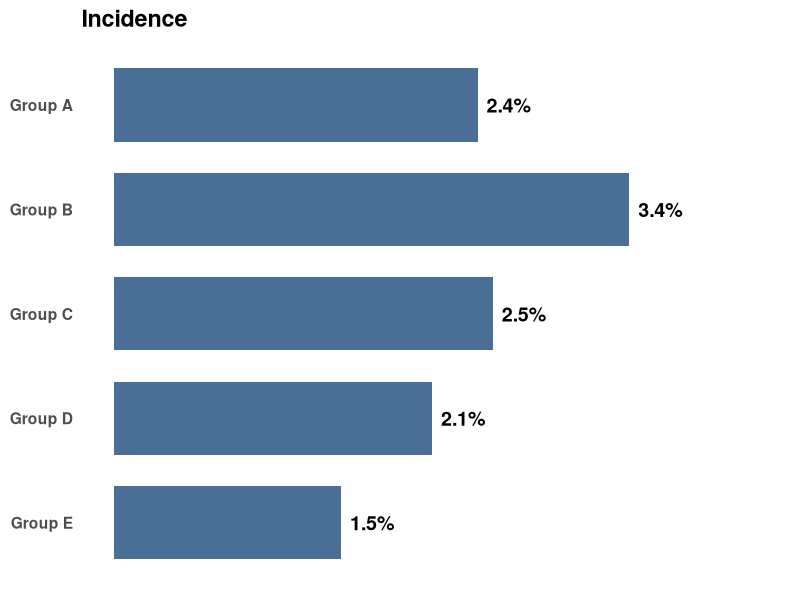

Source code (R):
# =============================
# 1. Load package
# =============================
library(ggplot2)

# =============================
# 2. Example data
# =============================
df <- data.frame(
  group = c("Group A", "Group B", "Group C", "Group D", "Group E"),
  percent = c(2.4, 3.4, 2.5, 2.1, 1.5)
)

# Order from top to bottom
df$group <- factor(df$group, levels = rev(df$group))

# =============================
# 3. Create horizontal bar plot
# =============================
p <- ggplot(df, aes(x = percent, y = group)) +
  geom_col(
    fill = "#4A6F97",
    width = 0.7
  ) +
  geom_text(
    aes(label = sprintf("%.1f%%", percent)),
    hjust = -0.2,
    size = 5,
    fontface = "bold"
  ) +
  expand_limits(x = max(df$percent) * 1.25) +
  labs(
    title = "Incidence",
    x = NULL,
    y = NULL
  ) +
  theme_minimal(base_size = 14) +
  theme(
    plot.title = element_text(face = "bold", hjust = 0),
    axis.text.x = element_blank(),
    axis.ticks = element_blank(),
    panel.grid = element_blank(),
    axis.text.y = element_text(face = "bold")
  )

# =============================
# 4. Save
# =============================
ggsave(
  "./results/incidence_barplot.pdf",
  plot = p,
  width = 4,
  height = 3,
  dpi = 300
)
